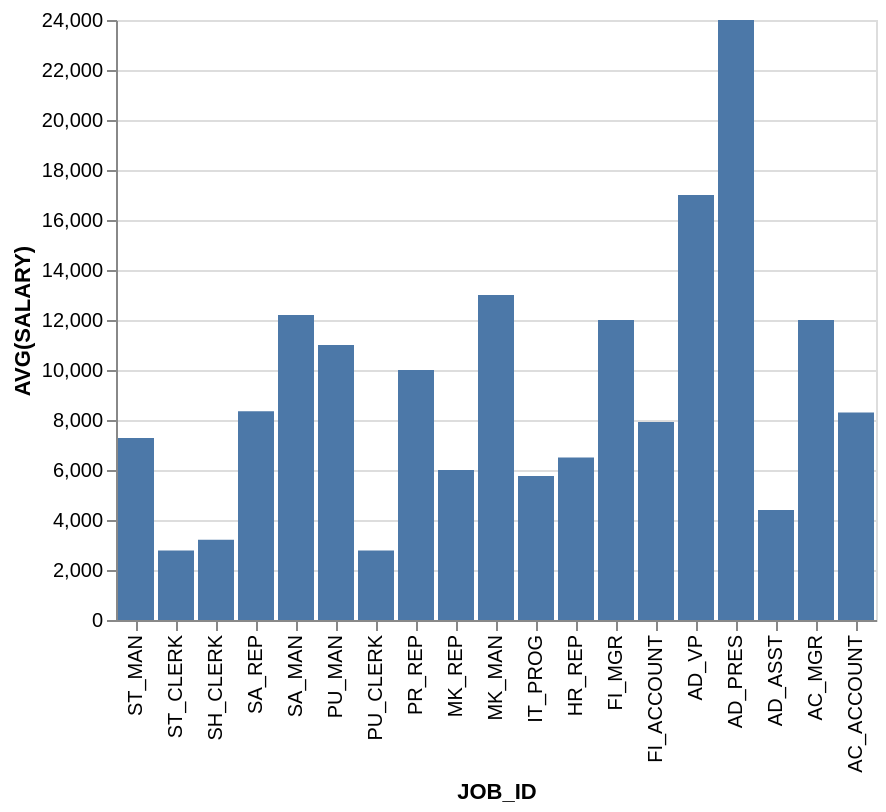

Write a Vega-Lite specification for this figure.
### Vega-Lite specification from a JSON file in a GitHub repository (floating-point values rounded to 4 significant figures)
{"data": {"values": [{"x_data": "ST_MAN", "y_data": 7280}, {"x_data": "ST_CLERK", "y_data": 2785}, {"x_data": "SH_CLERK", "y_data": 3215}, {"x_data": "SA_REP", "y_data": 8350}, {"x_data": "SA_MAN", "y_data": 12200}, {"x_data": "PU_MAN", "y_data": 11000}, {"x_data": "PU_CLERK", "y_data": 2780}, {"x_data": "PR_REP", "y_data": 10000}, {"x_data": "MK_REP", "y_data": 6000}, {"x_data": "MK_MAN", "y_data": 13000}, {"x_data": "IT_PROG", "y_data": 5760}, {"x_data": "HR_REP", "y_data": 6500}, {"x_data": "FI_MGR", "y_data": 12000}, {"x_data": "FI_ACCOUNT", "y_data": 7920}, {"x_data": "AD_VP", "y_data": 17000}, {"x_data": "AD_PRES", "y_data": 24000}, {"x_data": "AD_ASST", "y_data": 4400}, {"x_data": "AC_MGR", "y_data": 12000}, {"x_data": "AC_ACCOUNT", "y_data": 8300}]}, "mark": "bar", "encoding": {"x": {"field": "x_data", "type": "nominal", "title": "JOB_ID", "sort": "descending"}, "y": {"field": "y_data", "type": "quantitative", "title": "AVG(SALARY)"}}}
